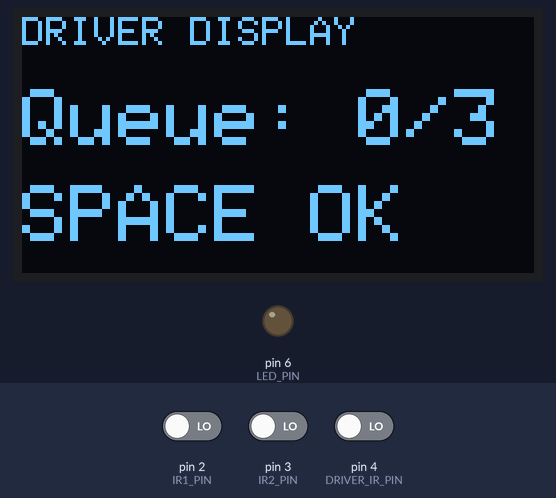
Simulated run of this sketch. Board: Arduino Uno, built with avr-gcc and run on an emulated ATmega328P. On the bench: 128×64 one-colour display, output pins drawn as LEDs (lit = HIGH). The inputs (shaded band) are chosen by the test bench; at power-on: pin 4 (DRIVER_IR_PIN) LOW, pin 2 (IR1_PIN) LOW, pin 3 (IR2_PIN) LOW.

Above: at 1.2 s.
1.3 s: pin 4 (DRIVER_IR_PIN) driven HIGH
At 2.4 s:
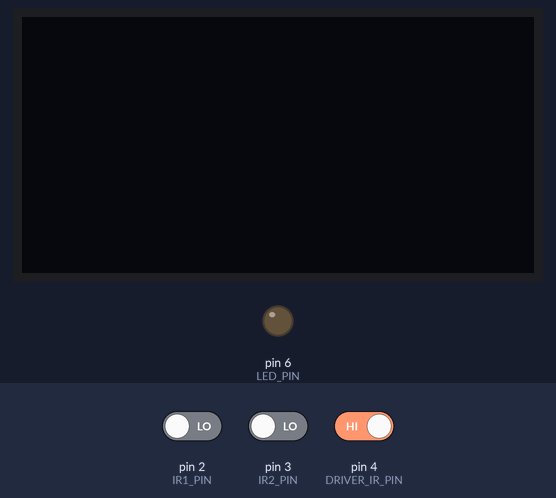
2.8 s: pin 4 (DRIVER_IR_PIN) driven LOW
At 4.0 s:
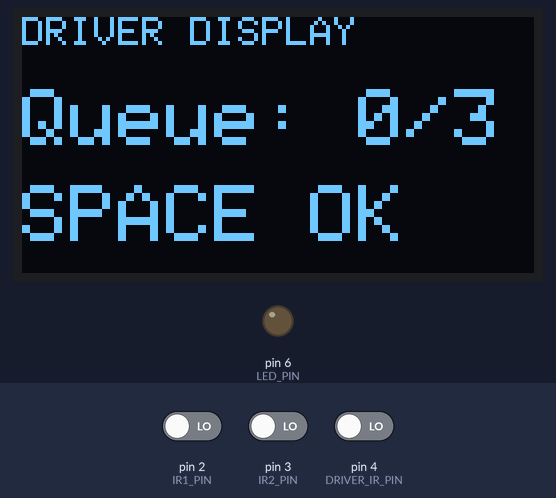
Timing chart, 0 to 5.8 s (numbered marks = the images above; inputs shaded):
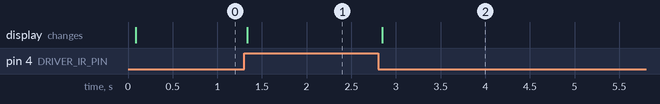

Measured:
- after the input at 1.3 s, the display: changes at once (image 1)
- after the input at 2.8 s, the display: changes after 0.05 s (image 2)

The sketch:

QueueCounter.ino
```cpp
#include <Wire.h>
#include <Adafruit_GFX.h>
#include <Adafruit_SSD1306.h>

#define SCREEN_WIDTH 128
#define SCREEN_HEIGHT 64
#define OLED_RESET -1
Adafruit_SSD1306 display(SCREEN_WIDTH, SCREEN_HEIGHT, &Wire, OLED_RESET);

// Pin Definitions
const int IR1_PIN = 2;        // Queue Sensor 1 (Entry side)
const int IR2_PIN = 3;        // Queue Sensor 2 (Exit side)
const int DRIVER_IR_PIN = 4;  // Driver Detection Sensor
const int LED_PIN = 6;        // Queue Full Indicator LED

// Sensor Detection Active Logic (LOW = Obstacle Detected)
const int SENSOR_ACTIVE = LOW;

// Queue Management
int queueCount = 0;
const int MAX_QUEUE = 3;

// Sequence Tracking State Machine
enum QueueState { IDLE, IN_ENTRY, IN_EXIT };
QueueState currentState = IDLE;

bool hitSecondSensor = false;
unsigned long stateStartTime = 0;
const unsigned long TIMEOUT_MS = 2500; // Reset state if sequence stalls > 2.5s

// Display State
bool oledIsOn = false;

void setup() {
  pinMode(IR1_PIN, INPUT);
  pinMode(IR2_PIN, INPUT);
  pinMode(DRIVER_IR_PIN, INPUT);
  pinMode(LED_PIN, OUTPUT);

  digitalWrite(LED_PIN, LOW); // Start with LED OFF

  // Initialize OLED (Default I2C address 0x3C)
  if (!display.begin(SSD1306_SWITCHCAPVCC, 0x3C)) {
    for (;;); // Halt execution if display hardware fails
  }

  display.clearDisplay();
  display.display();
}

void loop() {
  // Read current sensor states
  bool ir1 = (digitalRead(IR1_PIN) == SENSOR_ACTIVE);
  bool ir2 = (digitalRead(IR2_PIN) == SENSOR_ACTIVE);
  bool driverDetected = (digitalRead(DRIVER_IR_PIN) == SENSOR_ACTIVE);

  unsigned long currentMillis = millis();

  // 1. Queue Counter Logic (2-IR Sequential Logic)
  switch (currentState) {
    case IDLE:
      if (ir1 && !ir2) {
        currentState = IN_ENTRY;
        hitSecondSensor = false;
        stateStartTime = currentMillis;
      }
      else if (ir2 && !ir1) {
        currentState = IN_EXIT;
        hitSecondSensor = false;
        stateStartTime = currentMillis;
      }
      break;

    case IN_ENTRY:
      if (ir2) hitSecondSensor = true;

      // Count entry once both sensors return to clear
      if (!ir1 && !ir2) {
        if (hitSecondSensor) {
          if (queueCount < MAX_QUEUE) {
            queueCount++;
          }
        }
        currentState = IDLE;
      }

      if (currentMillis - stateStartTime > TIMEOUT_MS) {
        currentState = IDLE;
      }
      break;

    case IN_EXIT:
      if (ir1) hitSecondSensor = true;

      // Count exit once both sensors return to clear
      if (!ir1 && !ir2) {
        if (hitSecondSensor) {
          if (queueCount > 0) {
            queueCount--;
          }
        }
        currentState = IDLE;
      }

      if (currentMillis - stateStartTime > TIMEOUT_MS) {
        currentState = IDLE;
      }
      break;
  }

  // 2. LED Control Logic: Lit ONLY when Queue is FULL (3/3)
  if (queueCount >= MAX_QUEUE) {
    digitalWrite(LED_PIN, HIGH);
  } else {
    digitalWrite(LED_PIN, LOW);
  }

  // 3. Driver Presence & OLED Display Control
  if (driverDetected) {
    renderDisplay();
    oledIsOn = true;
  } else {
    if (oledIsOn) {
      display.clearDisplay();
      display.display();
      oledIsOn = false;
    }
  }

  delay(20); // Stability debounce
}

void renderDisplay() {
  display.clearDisplay();
  display.setTextColor(SSD1306_WHITE);

  // Header
  display.setTextSize(1);
  display.setCursor(0, 0);
  display.println("DRIVER DISPLAY");

  // Queue Count
  display.setTextSize(2);
  display.setCursor(0, 18);
  display.print("Queue: ");
  display.print(queueCount);
  display.print("/");
  display.print(MAX_QUEUE);

  // Status Text
  display.setCursor(0, 42);
  if (queueCount >= MAX_QUEUE) {
    display.println("Start Bus");
  } else {
    display.println("SPACE OK");
  }

  display.display();
}
```
